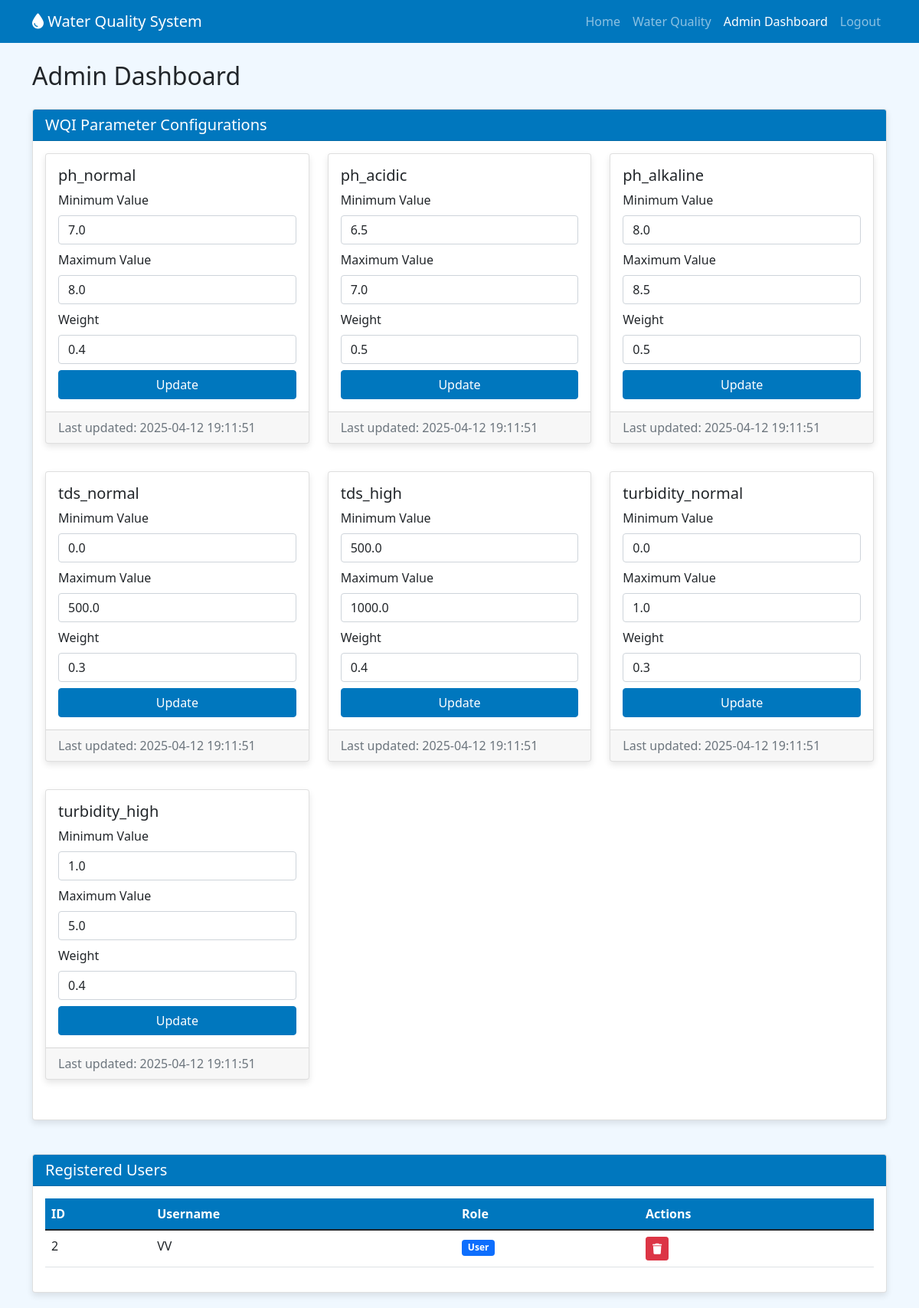
The page /admin/dashboard (signed in) on the database its author committed.
### app.py (models this page shows, shortened)
class WQIConfig(db.Model):
    __tablename__ = 'wqi_config'  # Explicitly set table name
    id = db.Column(db.Integer, primary_key=True)
    parameter = db.Column(db.String(50), nullable=False)
    min_value = db.Column(db.Float, nullable=False)
    max_value = db.Column(db.Float, nullable=False)
    weight = db.Column(db.Float, nullable=False)
    updated_at = db.Column(db.DateTime, default=datetime.utcnow, onupdate=datetime.utcnow)
    updated_by = db.Column(db.Integer, db.ForeignKey('users.id'))  # Update foreign key to match new table name

class User(UserMixin, db.Model):
    __tablename__ = 'users'
    id = db.Column(db.Integer, primary_key=True)
    username = db.Column(db.String(80), unique=True, nullable=False)
    password = db.Column(db.String(120), nullable=False)
    is_admin = db.Column(db.Boolean, default=False)
    data_source = db.Column(db.String(20), default='thingspeak')  # 'thingspeak' or 'blink'
    thingspeak_channel_id = db.Column(db.String(50))
    thingspeak_read_api_key = db.Column(db.String(50))
    blink_auth_token = db.Column(db.String(100))
    blink_device_id = db.Column(db.String(50))
    password_reset_attempts = db.Column(db.Integer, default=0, nullable=True)
    last_password_reset = db.Column(db.DateTime, nullable=True)
    email = db.Column(db.String(120), unique=True, nullable=False)
    preferred_language = db.Column(db.String(10), default='en')
    verification_token = db.Column(db.String(32))
    email_verified = db.Column(db.Boolean, default=False)

### app.py (the view)
@app.route('/admin/dashboard')
@login_required
def admin_dashboard():
    if not current_user.is_admin:
        flash('Access denied. Admin privileges required.', 'error')
        return redirect(url_for('water_quality'))
    try:
        configs = WQIConfig.query.all()
        users = User.query.filter(User.id != current_user.id).all()
        return render_template('admin_dashboard.html',
                             configs=configs,
                             users=users,
                             current_user=current_user)
    except Exception as e:
        flash(f'Error loading admin dashboard: {str(e)}', 'error')
        return redirect(url_for('water_quality'))

### app.py (called while the page is built)
@login_manager.user_loader
def load_user(user_id):
    return User.query.get(int(user_id))

### templates/admin_dashboard.html (shortened to what this page needs)
<!DOCTYPE html>
<html lang="en">
<head>
    <link href="https://cdn.jsdelivr.net/npm/bootstrap@5.1.3/dist/css/bootstrap.min.css" rel="stylesheet">
    <link rel="stylesheet" href="https://cdnjs.cloudflare.com/ajax/libs/font-awesome/6.5.1/css/all.min.css">
</head>
<body>
    <nav class="navbar navbar-expand-lg navbar-dark">
        <div class="container">
            <a class="navbar-brand" href="{{ url_for('index') }}">
                <i class="fas fa-tint"></i> Water Quality System
            </a>
            <div class="collapse navbar-collapse" id="navbarNav">
                <ul class="navbar-nav ms-auto">
                    <li class="nav-item">
                        <a class="nav-link" href="{{ url_for('index') }}">Home</a>
                    </li>
                    <li class="nav-item">
                        <a class="nav-link" href="{{ url_for('water_quality') }}">Water Quality</a>
                    </li>
                    <li class="nav-item">
                        <a class="nav-link active" href="{{ url_for('admin_dashboard') }}">Admin Dashboard</a>
                    </li>
                    <li class="nav-item">
                        <a class="nav-link" href="{{ url_for('logout') }}">Logout</a>
                    </li>
                </ul>
            </div>
        </div>
    </nav>
    <div class="container mt-4">
        <h2 class="mb-4">Admin Dashboard</h2>
        <div class="row mb-4">
            <div class="col-12">
                <div class="card">
                    <div class="card-header">
                        <h5 class="mb-0">WQI Parameter Configurations</h5>
                    </div>
                    <div class="card-body">
                        <div class="row">
                            {% for config in configs %}
                            <div class="col-md-6 col-lg-4 mb-3">
                                <div class="card parameter-card">
                                    <div class="card-body">
                                        <h5 class="card-title">{{ config.parameter }}</h5>
                                        <form method="POST" action="{{ url_for('update_config') }}" class="config-form">
                                            <div class="mb-2">
                                                <label class="form-label">Minimum Value</label>
                                                <input type="number" step="0.1" class="form-control" name="min_value"
                                                       value="{{ config.min_value }}" required>
                                            </div>
                                            <div class="mb-2">
                                                <label class="form-label">Maximum Value</label>
                                                <input type="number" step="0.1" class="form-control" name="max_value"
                                                       value="{{ config.max_value }}" required>
                                            </div>
                                            <div class="mb-2">
                                                <label class="form-label">Weight</label>
                                                <input type="number" step="0.1" class="form-control" name="weight"
                                                       value="{{ config.weight }}" required>
                                            </div>
                                            <button type="submit" class="btn btn-primary btn-update w-100">Update</button>
                                        </form>
                                    </div>
                                    <div class="card-footer text-muted">
                                        Last updated: {{ config.updated_at.strftime('%Y-%m-%d %H:%M:%S') }}
                                    </div>
                                </div>
                            </div>
                            {% endfor %}
                        </div>
                    </div>
                </div>
            </div>
        </div>
        <div class="row">
            <div class="col-12">
                <div class="card">
                    <div class="card-header">
                        <h5 class="mb-0">Registered Users</h5>
                    </div>
                    <div class="card-body">
                        <div class="table-responsive">
                            <table class="table table-hover user-table">
                                <thead>
                                    <tr>
                                        <th>ID</th>
                                        <th>Username</th>
                                        <th>Role</th>
                                        <th>Actions</th>
                                    </tr>
                                </thead>
                                <tbody>
                                    {% for user in users %}
                                    <tr>
                                        <td>{{ user.id }}</td>
                                        <td>{{ user.username }}</td>
                                        <td>
                                            <span class="badge {% if user.is_admin %}bg-danger{% else %}bg-primary{% endif %}">
                                                {% if user.is_admin %}Admin{% else %}User{% endif %}
                                            </span>
                                        </td>
                                        <td>
                                            <button type="button"
                                                    class="btn btn-sm btn-danger delete-user-btn"
                                                    data-user-id="{{ user.id }}"
                                                    data-username="{{ user.username }}"
                                                    {% if user.username == current_user.username %}disabled{% endif %}>
                                                <i class="fas fa-trash"></i>
                                            </button>
                                        </td>
                                    </tr>
                                    {% endfor %}
                                </tbody>
                            </table>
                        </div>
                    </div>
                </div>
            </div>
        </div>
    </div>
</body>
</html>

### templates/admin_dashboard.html (style rules this page uses)
body { background-color: #f0f8ff; }
.navbar { background-color: #0077be !important; }
.card { box-shadow: 0 4px 8px rgba(0, 0, 0, 0.1); margin-bottom: 20px; }
.card-header { background-color: #0077be; color: white; }
.parameter-card { transition: transform 0.2s; }
.btn-update { background-color: #0077be; border-color: #0077be; }
.user-table th { background-color: #0077be; color: white; }

### rows shown on the page
WQIConfig: parameter "ph_normal", min_value "7.0", max_value "8.0", weight "0.4", updated_at "2025-04-12 19:11:51"
WQIConfig: parameter "ph_acidic", min_value "6.5", max_value "7.0", weight "0.5", updated_at "2025-04-12 19:11:51"
WQIConfig: parameter "ph_alkaline", min_value "8.0", max_value "8.5", weight "0.5", updated_at "2025-04-12 19:11:51"
WQIConfig: parameter "tds_normal", min_value "0.0", max_value "500.0", weight "0.3", updated_at "2025-04-12 19:11:51"
WQIConfig: parameter "tds_high", min_value "500.0", max_value "1000.0", weight "0.4", updated_at "2025-04-12 19:11:51"
WQIConfig: parameter "turbidity_normal", min_value "0.0", max_value "1.0", weight "0.3", updated_at "2025-04-12 19:11:51"
WQIConfig: parameter "turbidity_high", min_value "1.0", max_value "5.0", weight "0.4", updated_at "2025-04-12 19:11:51"
User: id "2", username "VV", is_admin "User"
